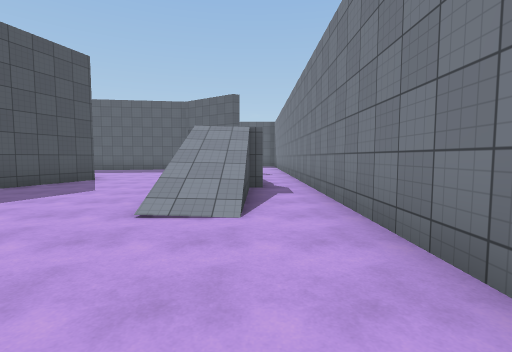
view 1 (above)

23 first-person views from a walk through a Unity game level. The camera is 1.4 m above the floor, tilts 4° down and sees 85° across. The floor is counted in squares, 2 m on a side. Each view is taken from the middle of a square. On the plan, view 1 faces up. The plan holds only what a view shows up to about 9 squares ahead; the rest is blank. The player is left out. Surface patterns are stand-ins for the level's own textures.

view 2
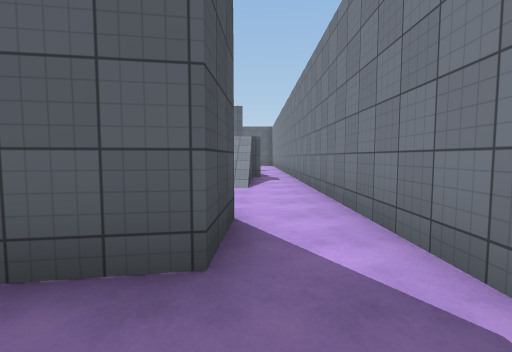

view 3
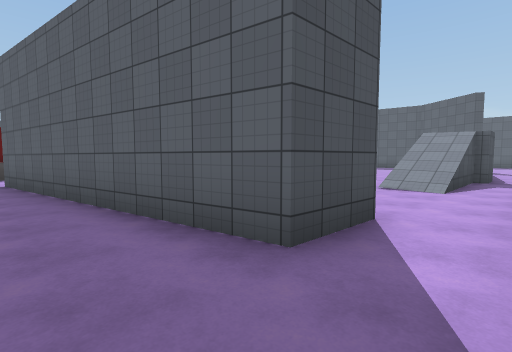

view 4
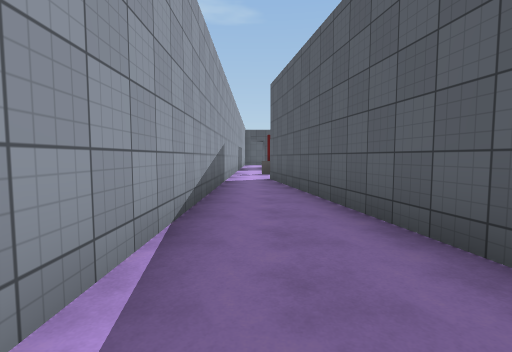

view 5
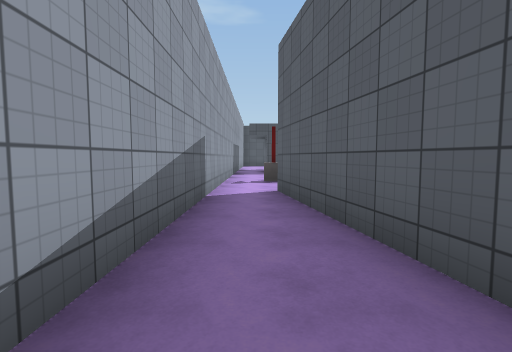

view 6
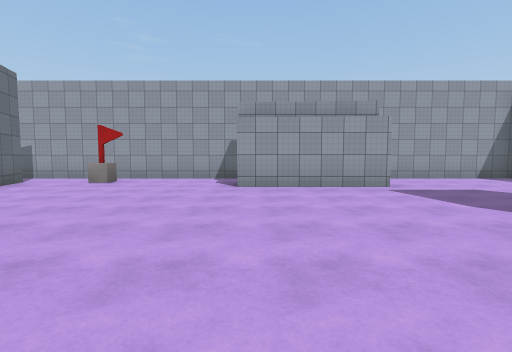

view 7
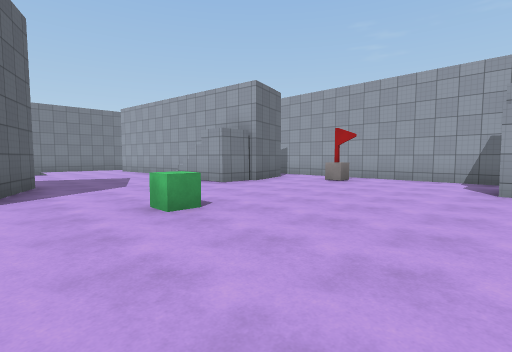

view 8
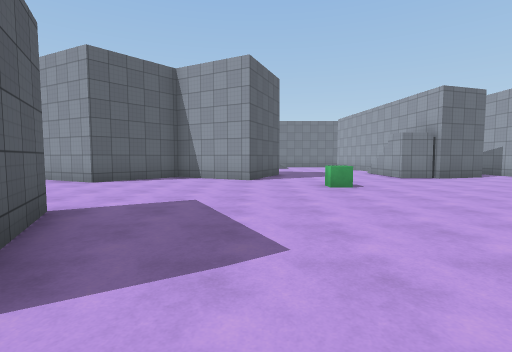

view 9
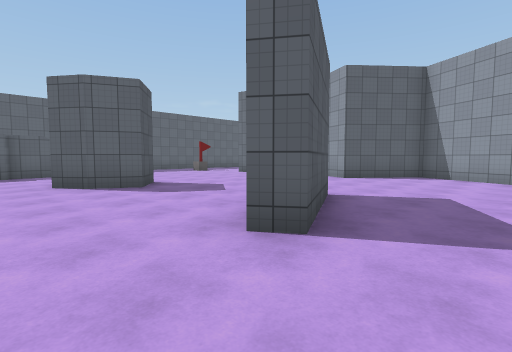

view 10
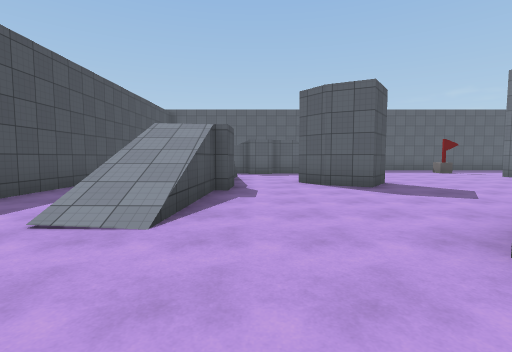

view 11
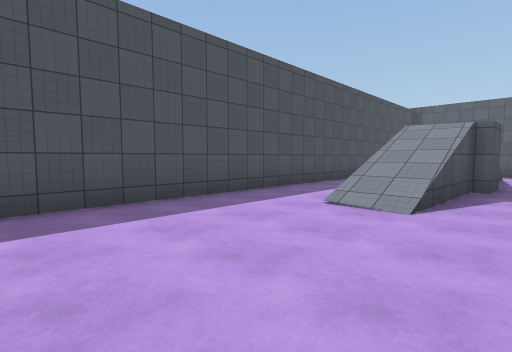

view 12
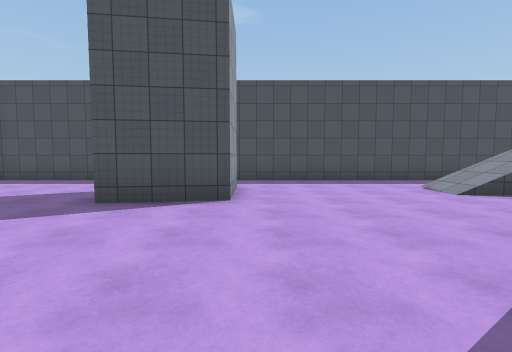

view 13
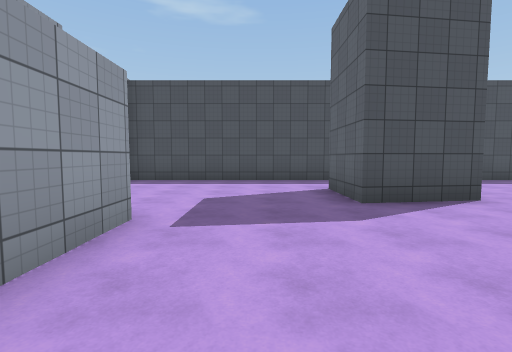

view 14
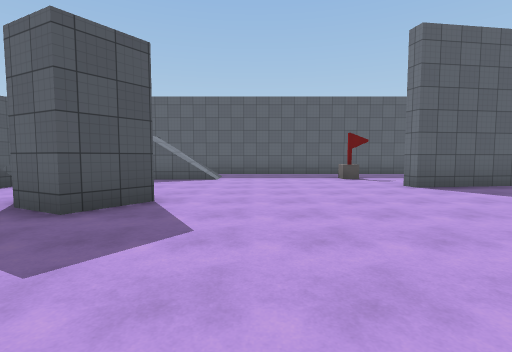

view 15
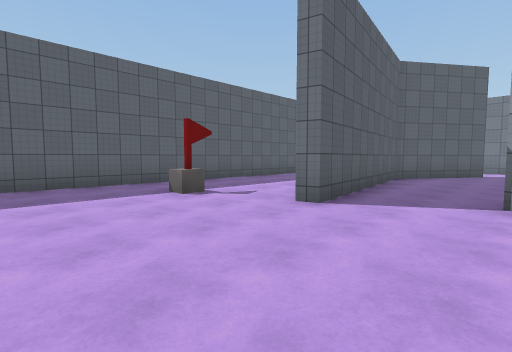

view 16
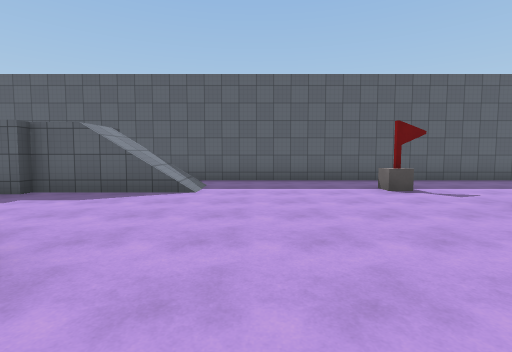

view 17
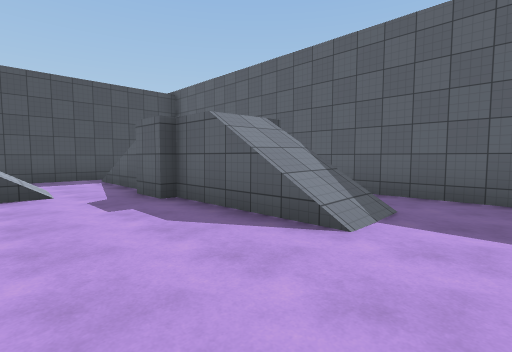

view 18
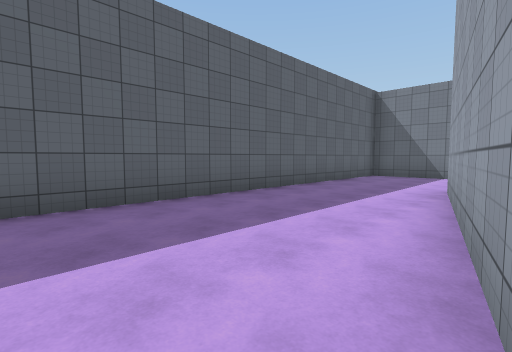

view 19
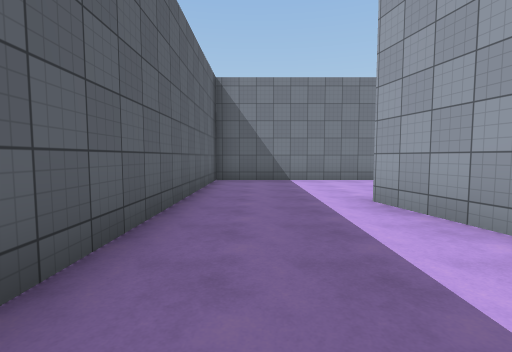

view 20
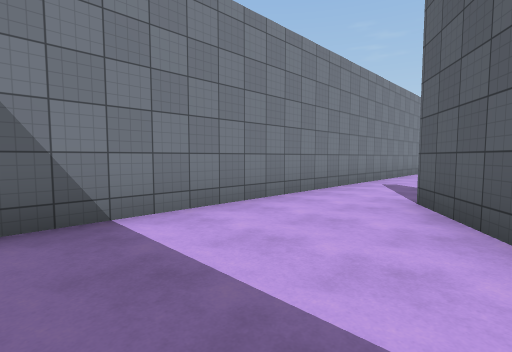

view 21
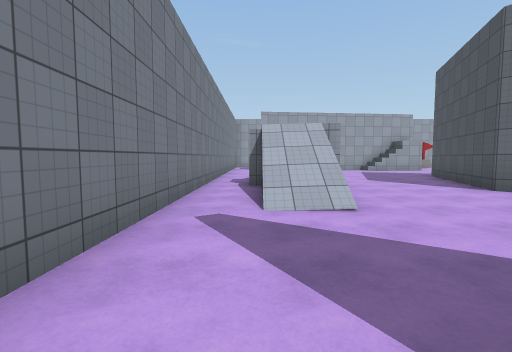

view 22
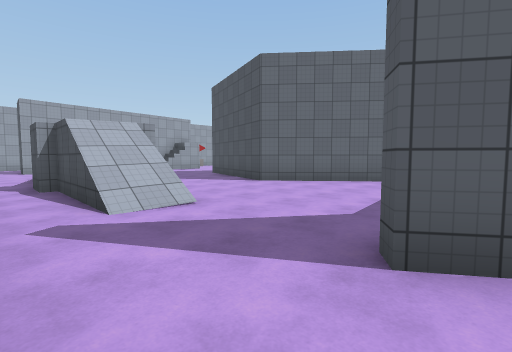

view 23
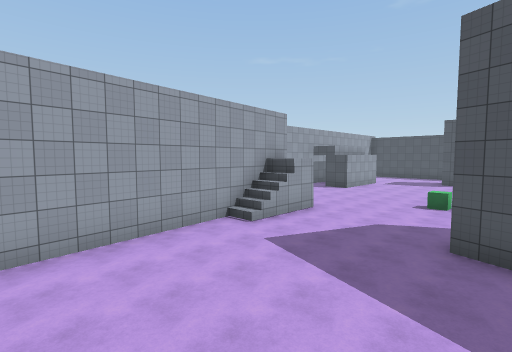

### Floor plan
Key: @ floor where view 1 was taken; # wall or solid block; . main floor; : floor 2.75 m higher than the main floor; / step, stairs or slope; ^ raised ledge; C green cube; O other object.
Columns run from 23 left of view 1 to 2 right of it. Each row starts with its distance up from view 1.
 20        ###################
 19         .................#
 18        ..................#
 17 #      //....#...........#
 16 #....#.............##....#
 15 #..//..........#######...#
 14 #  //.........##.....##..#
 13 #   /..#.................#
 12 #.  /..##......#.........#
 11 #. /:..........##........#
 10 #..//.........###.....//.#
  9 #../#.........####..../#.#
  8 #..//....#.....# ##...:#.#
  7 #......###.....###....:/.#
  6 #..............###....//.#
  5 #..............###....//.#
  4 #.....................//.#
  3 #  ##........C......../..#
  2 #..##....................#
  1 #........................#
  0 #..............#^/...##@.#
 -1 #..............########..#
 -2 #.....####......####.....#
 -3 #.....    ...O...........
 -4 ######    ##############

Positions as (right, up) in squares from view 1, and headings:
1: (0, 0), facing up
2: (0, -3), facing up
3: (1, -3), facing up-left
4: (1, -3), facing left
5: (-2, -3), facing left
6: (-14, 5), facing down
7: (-14, 5), facing down-right
8: (-17, 5), facing right
9: (-18, 5), facing up-right
10: (-18, 5), facing up
11: (-18, 4), facing up-left
12: (-14, 4), facing left
13: (-14, 0), facing left
14: (-13, 8), facing up
15: (-13, 12), facing up-right
16: (-13, 11), facing up
17: (-13, 14), facing up-left
18: (-9, 15), facing up-right
19: (-7, 18), facing right
20: (-2, 18), facing down-right
21: (0, 14), facing down
22: (1, 14), facing down-left
23: (-1, 5), facing down-left
